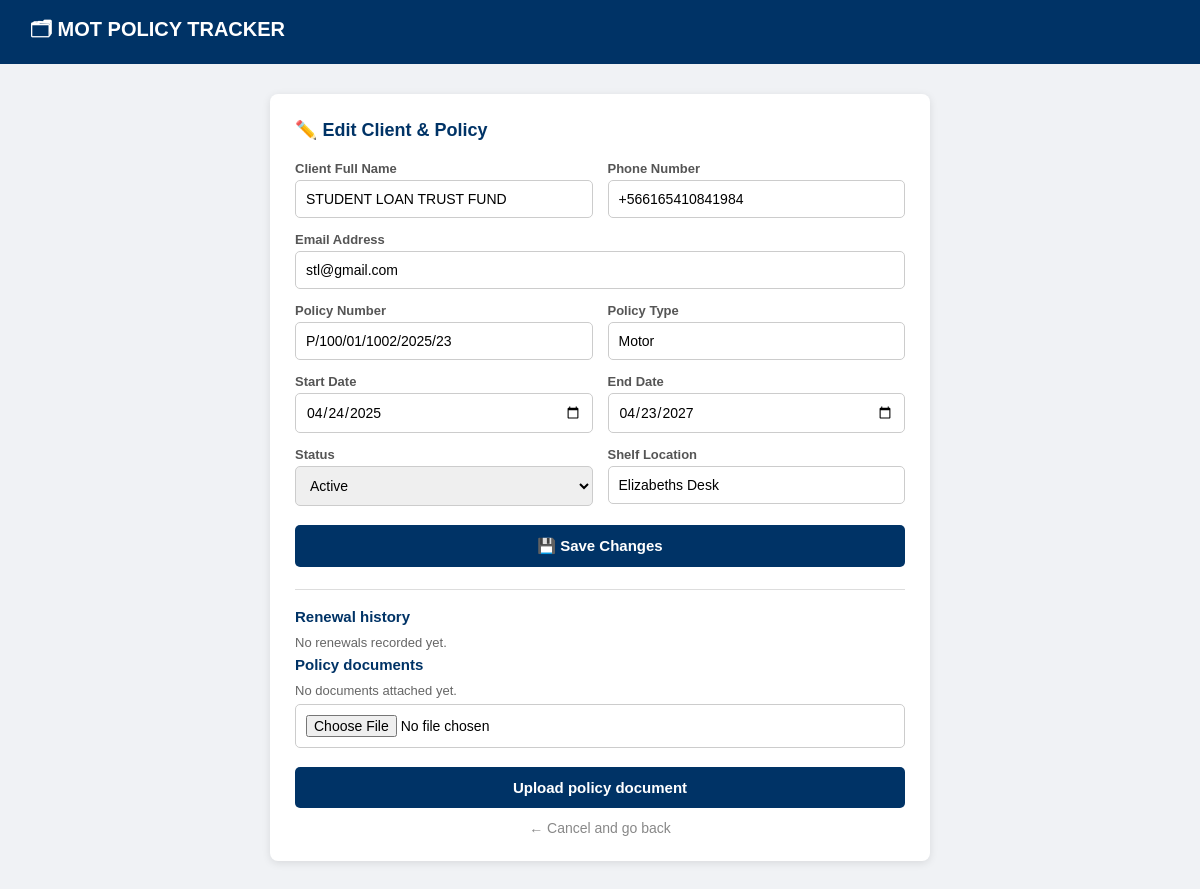
The app's page /edit/7 with its own data.
### tables this page shows
CREATE TABLE clients (
            client_id INTEGER PRIMARY KEY AUTOINCREMENT,
            full_name TEXT,
            phone TEXT,
            email TEXT
        );

CREATE TABLE policies (
            policy_id INTEGER PRIMARY KEY AUTOINCREMENT,
            policy_number TEXT,
            policy_type TEXT,
            start_date TEXT,
            end_date TEXT,
            status TEXT,
            client_id INTEGER, deleted_at TEXT,
            FOREIGN KEY (client_id) REFERENCES clients(client_id)
        );

CREATE TABLE file_log (
            log_id INTEGER PRIMARY KEY AUTOINCREMENT,
            policy_id INTEGER,
            shelf_location TEXT,
            FOREIGN KEY (policy_id) REFERENCES policies(policy_id)
        );

### app.py (the view, shortened to what this page needs)
@app.route("/edit/<int:policy_id>", methods=["GET", "POST"])
def edit(policy_id):
    record = get_record_by_policy_id(policy_id)
    if not record:
        return redirect(url_for("index"))
    return render_template("edit.html", record=record,
                           renewal_history=get_renewal_history(policy_id),
                           documents=get_policy_documents(policy_id))

### app.py (called while the page is built)
def connect_db():
    conn = sqlite3.connect(DB_PATH)
    conn.execute("PRAGMA foreign_keys = ON")
    return conn

def get_renewal_history(policy_id):
    conn = connect_db()
    rows = conn.execute(
        "SELECT previous_start_date, previous_end_date, new_start_date, new_end_date, renewed_at "
        "FROM renewal_history WHERE policy_id=? ORDER BY renewed_at DESC", (policy_id,)
    ).fetchall()
    conn.close()
    return rows

def get_policy_documents(policy_id):
    conn = connect_db()
    rows = conn.execute(
        "SELECT document_id, filename, uploaded_at FROM policy_documents WHERE policy_id=? ORDER BY uploaded_at DESC",
        (policy_id,)
    ).fetchall()
    conn.close()
    return rows

def get_record_by_policy_id(policy_id):
    conn = connect_db()
    cursor = conn.cursor()
    cursor.execute("""
        SELECT
            clients.client_id,
            clients.full_name,
            clients.phone,
            clients.email,
            policies.policy_id,
            policies.policy_number,
            policies.policy_type,
            policies.start_date,
            policies.end_date,
            policies.status,
            file_log.shelf_location
        FROM policies
        JOIN clients ON policies.client_id = clients.client_id
        JOIN file_log ON policies.policy_id = file_log.policy_id
        WHERE policies.deleted_at IS NULL AND policies.policy_id = ?
    """, (policy_id,))
    result = cursor.fetchone()
    conn.close()
    return result

### templates/edit.html (shortened to what this page needs)
<!DOCTYPE html>
<html lang="en">
<head>
</head>
<body>
    <div class="navbar">🗂 MOT POLICY TRACKER</div>
    <div class="container">
        <div class="card">
            <h2>✏️ Edit Client & Policy</h2>
            <form method="POST">
                <div class="row">
                    <div>
                        <label>Client Full Name</label>
                        <input type="text" name="full_name" value="{{ record[1] }}" required>
                    </div>
                    <div>
                        <label>Phone Number</label>
                        <input type="text" name="phone" value="{{ record[2] }}" required>
                    </div>
                </div>
                <label>Email Address</label>
                <input type="email" name="email" value="{{ record[3] }}">
                <div class="row">
                    <div>
                        <label>Policy Number</label>
                        <input type="text" name="policy_number" value="{{ record[5] }}" required>
                    </div>
                    <div>
                        <label>Policy Type</label>
                        <input type="text" name="policy_type" value="{{ record[6] }}" required>
                    </div>
                </div>
                <div class="row">
                    <div>
                        <label>Start Date</label>
                        <input type="date" name="start_date" value="{{ record[7] }}" required>
                    </div>
                    <div>
                        <label>End Date</label>
                        <input type="date" name="end_date" value="{{ record[8] }}" required>
                    </div>
                </div>
                <div class="row">
                    <div>
                        <label>Status</label>
                        <select name="status">
                            <option value="Active" {% if record[9] == 'Active' %}selected{% endif %}>Active</option>
                        </select>
                    </div>
                    <div>
                        <label>Shelf Location</label>
                        <input type="text" name="shelf_location" value="{{ record[10] }}" required>
                    </div>
                </div>
                <button type="submit" class="btn-save">💾 Save Changes</button>
            </form>
            <div class="history">
                <h3>Renewal history</h3>
                {% if renewal_history %}
                <ul>
                    {% for renewal in renewal_history %}
                    <li>{{ renewal[0] }} to {{ renewal[1] }} renewed to {{ renewal[2] }} to {{ renewal[3] }} on {{ renewal[4] }}</li>
                    {% endfor %}
                </ul>
                {% else %}
                <p>No renewals recorded yet.</p>
                {% endif %}
                <h3>Policy documents</h3>
                {% if documents %}
                <ul>
                    {% for document in documents %}
                    <li><a href="/policy-document/{{ document[0] }}">{{ document[1] }}</a> uploaded {{ document[2] }}</li>
                    {% endfor %}
                </ul>
                {% else %}
                <p>No documents attached yet.</p>
                {% endif %}
                <form method="POST" action="/policy/{{ record[4] }}/document" enctype="multipart/form-data">
                    <input type="file" name="document" accept=".pdf,.jpg,.jpeg,.png" required>
                    <button type="submit" class="btn-save">Upload policy document</button>
                </form>
            </div>
            <a href="/" class="btn-cancel">← Cancel and go back</a>
        </div>
    </div>
</body>
</html>

### templates/edit.html (style rules this page uses)
* { margin: 0; padding: 0; box-sizing: border-box; font-family: Arial, sans-serif; }
body { background-color: #f0f2f5; }
.navbar { background-color: #003366; padding: 15px 30px; color: white; font-size: 20px; font-weight: bold; }
.container { max-width: 700px; margin: 30px auto; padding: 0 20px; }
.card { background: white; border-radius: 8px; padding: 25px; box-shadow: 0 2px 8px rgba(0,0,0,0.1); }
h2 { color: #003366; margin-bottom: 20px; font-size: 18px; }
label { font-size: 13px; color: #555; display: block; margin-bottom: 4px; font-weight: bold; }
input, select { width: 100%; padding: 10px; margin-bottom: 14px; border: 1px solid #ccc; border-radius: 5px; font-size: 14px; }
.row { display: grid; grid-template-columns: 1fr 1fr; gap: 15px; }
.btn-save { background-color: #003366; color: white; padding: 12px 30px; border: none; border-radius: 5px; cursor: pointer; font-size: 15px; font-weight: bold; width: 100%; margin-top: 5px; }
.btn-cancel { display: block; text-align: center; margin-top: 12px; color: #888; text-decoration: none; font-size: 14px; }
.history { margin-top: 22px; padding-top: 18px; border-top: 1px solid #ddd; }
.history h3 { color: #003366; font-size: 15px; margin-bottom: 10px; }
.history p, .history li { color: #666; font-size: 13px; margin-bottom: 6px; }

### records on screen
clients: full_name "STUDENT LOAN TRUST FUND", phone "+566165410841984", email "stl@gmail.com"
policies: policy_number "P/100/01/1002/2025/23", policy_type "Motor", start_date "04/24/2025", end_date "04/23/2027", status "Active"
file_log: shelf_location "Elizabeths Desk"
